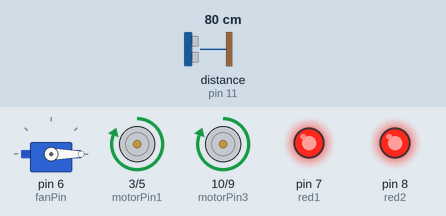
Simulated run of this sketch. Board: Arduino Uno, built with avr-gcc and run on an emulated ATmega328P. Parts: servo, motor-driver pin pairs drawn as motors (green arrow = first pin HIGH = forward, orange = second pin HIGH = backward, longer = more drive), output pins drawn as LEDs (lit = HIGH). Wiring (inferred from the names in the program): ultrasonic range finder: trigger pin 12; echo pin 11. The test bench sets the inputs (shaded band); at power-on: distance to the obstacle (sensor on pin 11) 80 cm. The echo pulse lasts 58.3 µs per cm; random numbers use the default seed unless the sketch sets one; pins used as bus, display or sensor lines are not drawn.

Above: at 1.2 s.
1.3 s: distance to the obstacle (sensor on pin 11) set to 23 cm
At 4.15 s:
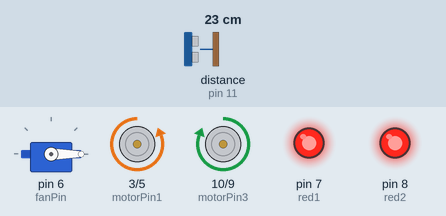
4.3 s: distance to the obstacle (sensor on pin 11) set to 19 cm
At 5.3 s:
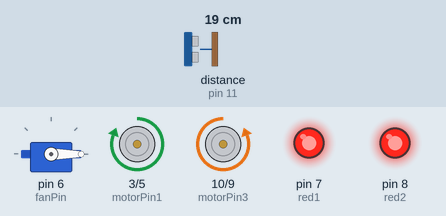
Timing chart, 0 to 7.3 s (numbered marks = the images above; inputs shaded):
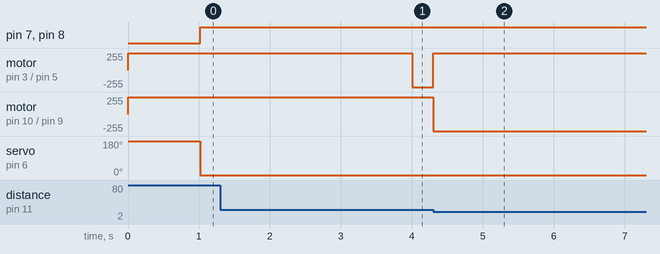

The sketch:

DOOMBA_CODE.ino
```cpp
// C++ code4
#include <Servo.h>  // Include the Servo library
#include <avr/power.h> //Only necessary for 8Mhz arduino. Comment out for 16Mhz arduino.

Servo fan;

//Digital pin for the continous servo
const byte fanPin = 6;

//Variables for random choices
long randClean; //Randomize cleaning or not cleaning
long randTurn; //Randomize the turning of the DOOMBA

// Variables for millis timing
unsigned long previousCleanTime = 0;
unsigned long previousTurnTime = 0;

//Event times for everything
unsigned long eventClean = 1000;  //event happens every one second
unsigned long eventTurn = 2000; //event happens every 60 seconds

//Directions
/*
right = 1;
left = 2;
straight = 3;
*/

//Motor pins for bottom motor
const byte motorPin1 = 3; //Power pin for motor, connected to pin 3 on input 1
const byte motorPin2 = 5; //Ground pin for motor, connect to pin 5 on input 2

//Motor pins for top motor
const byte motorPin3 = 10; //Ground pin for motor, connected to pin 9 on input 3
const byte motorPin4 = 9; //Power pin for motor, connected to pin 10 on input4

//Digital pins for red LEDs
const byte red1 = 7; //Red LED on the right
const byte red2 = 8; //Red LED on the left

//Digital pins for ultrasonic sensor
const byte trigPin = 12;
const byte echoPin = 11;

//Variables for the ultrasonic sensor for distance calculations
int inches = 0;
int cm = 0;

// Sending a signal for the ultrasonic sensor
long readUltrasonicDistance(int triggerPin, int echoPin) {
  pinMode(triggerPin, OUTPUT);
  digitalWrite(triggerPin, LOW);
  digitalWrite(triggerPin, HIGH);
  digitalWrite(triggerPin, LOW);

  pinMode(echoPin, INPUT);
  return pulseIn(echoPin, HIGH);  // Return the sound wave travel time in microseconds
}

void setup()
{
  clock_prescale_set (clock_div_2); //Only necessary for 8Mhz arduino. Comment out for 16Mhz arduino.

  // Initialize serial communication
  Serial.begin(9600);

  //Setting pins as input or output

  //Motor pins
  pinMode(motorPin1, OUTPUT);
  pinMode(motorPin2, OUTPUT);
  pinMode(motorPin3, OUTPUT);
  pinMode(motorPin4, OUTPUT);

  //Ultrasonic sensor configuration
  pinMode(trigPin, OUTPUT);
  pinMode(echoPin, INPUT);

  //Setting LEDs as output
  pinMode(red1, OUTPUT);
  pinMode(red2, OUTPUT);

  //Initialize servo
  fan.attach(fanPin, 500, 2500);

  //if analog input pin 0 is unconnected, random analog
  //noise will cause the call to randomSeed() to generate
  //different seed numbers each time the sketch runs.
  //randomSeed() will then shuffle the random function.
  randomSeed(analogRead(0));

  //DOOMBA starts in cleaning mode and moves forward
  fan.write(180);
  //Moving straight

  //Top motor is going forward
  analogWrite(motorPin1, 255);
  analogWrite(motorPin2, 0);

  //Bottom motor is going forward
  analogWrite(motorPin3, 255);
  analogWrite(motorPin4, 0);

}

void loop()
{
  unsigned long currentTime = millis(); //always keep currentTime = Millis at top

  //Measure the distance using the ultrasonic sensor
  cm = 0.01723 * readUltrasonicDistance(trigPin, echoPin);
  inches = cm / 2.54;  // Convert cm to inches

  //Event time for cleaning or not cleaning
  if (currentTime - previousCleanTime >= eventClean) {
    //Randomly deciding if it's cleaning time or not
    randClean = random(1, 3); //1 = cleaning, 2 = not cleaning
  }

  //Code for if DOOMBA is cleaning or not cleaning
  if (randClean == 1) {
    fan.write(180);
    digitalWrite(red1, LOW);
    digitalWrite(red2, LOW);
  } else if (randClean == 2) {
    fan.write(0);
    digitalWrite(red1, HIGH);
    digitalWrite(red2, HIGH);
    previousCleanTime = currentTime;
  }

  //Event time for turning of DOOMBA
  if (currentTime - previousTurnTime >= eventTurn) {
    //Randomly choosing turning for DOOMBA
    randTurn = random(1, 4); //1 = right, 2 = left, 3 = straight
    previousTurnTime = currentTime;
  }

  if (cm >= 20) { //If DOOMBA doesn't detect 20cm something in front of it

  //Movement code for DOOMBA
  if (randTurn == 1) {
    //moving right

  	//Top motor is going forward
    analogWrite(motorPin1, 255);
    analogWrite(motorPin2, 0);

  	//Bottom motor is going in reverse
    analogWrite(motorPin3, 0);
    analogWrite(motorPin4, 255);
  } else if (randTurn == 2) {
    //left

  	//Top motor is going in reverse
    analogWrite(motorPin1, 0);
    analogWrite(motorPin2, 255);

  	//Bottom motor is going forward
    analogWrite(motorPin3, 255);
    analogWrite(motorPin4, 0);

  } else if (randTurn == 3) {
    //Moving straight

  	//Top motor is going forward
    analogWrite(motorPin1, 255);
    analogWrite(motorPin2, 0);

  	//Bottom motor is going forward
    analogWrite(motorPin3, 255);
    analogWrite(motorPin4, 0);
  }
} else if (cm < 20) { //If DOOMBA detects something within 20 cm
    //moving right

  	//Top motor is going forward
    analogWrite(motorPin1, 255);
    analogWrite(motorPin2, 0);

  	//Bottom motor is going in reverse
    analogWrite(motorPin3, 0);
    analogWrite(motorPin4, 255);
  }
}
```

Measured:
- the behaviour switches between 21 and 20 cm on distance to the obstacle (sensor on pin 11) (found by bisection; images 1 and 2)
